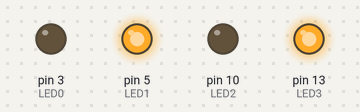
A sketch run on a simulated Arduino Uno, built with avr-gcc and run on an emulated ATmega328P. Parts: output pins drawn as LEDs (lit = HIGH).

Above: at 0.1 s.
Timing chart, 0 to 1.6 s (numbered marks = the images above):
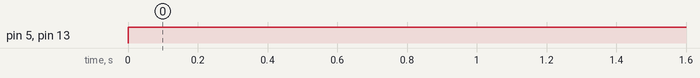

The sketch:

Binary_Output.ino
```cpp
//keep light on after pressed

const int LED3 = 13;
const int LED2 = 10;
const int LED1 = 5;
const int LED0 = 3;

const int BUTTON = 7;

int val = 0;       //LED Pin
int old_val = 0;   //previous value of val
int state = 0;     //0=off 1=on
int test = 10;
boolean out[4]={false};

void setup()
{
  pinMode(LED0, OUTPUT);
  pinMode(LED1, OUTPUT);
  pinMode(LED2, OUTPUT);
  pinMode(LED3, OUTPUT);
  pinMode(BUTTON, INPUT);
}

void loop()
{
  for(int a=3;a != -1;a--)
  {
    if((test - (pow(2,a))) >= 0)
    {
      test =(test - (pow(2,a)));
      out[a]=true;
    }
  }

  if(out[0]==true)                //light 1 on
  {
    digitalWrite(LED0, HIGH);
  }
  if(out[1]==true)                //light 2 on
  {
    digitalWrite(LED1, HIGH);
  }
  if(out[2]==true)                //light 3 on
  {
    digitalWrite(LED2, HIGH);
  }
  if(out[3]==true)                //light 4 on
  {
    digitalWrite(LED3, HIGH);
  }
}
```

Measured:
- by itself, pin 5 (LED1), pin 13 (LED3): LOW → HIGH at 0.00 s
